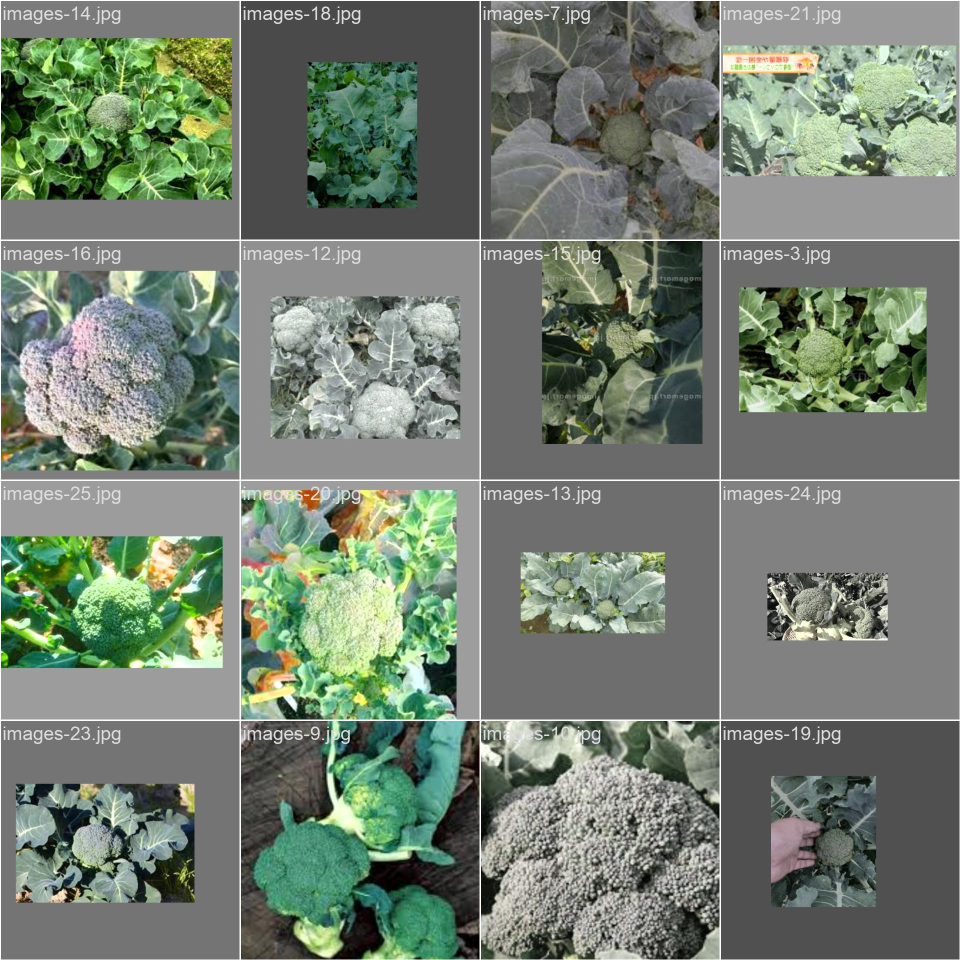
#> input picture runs/detect/train3/train_batch0.jpg, 1920 x 1920 px (shown at 1/2 size)
$ python -i image_proces.py   (imports and definitions only)
#> lines starting #> are read from the running program, lines starting #| are printed output that depends on the picture; after the words box and inside, x2 and y2 are one past the last pixel; in counts of white or black regions, pixels touching at a corner belong together
import cv2
import os
import numpy as np
from config import Config


def detect_broccoli_size(image_path):
#> called with image_path = 'runs/detect/train3/train_batch0.jpg'
    image = cv2.imread(image_path)
#> image is the input picture: shape (1920, 1920, 3); mean B, G, R 113.2, 127.3, 115.7
    hsv = cv2.cvtColor(image, cv2.COLOR_BGR2HSV)
#> hsv: shape (1920, 1920, 3); mean H, S, V 34.8, 40, 128.4

    lower_green = np.array([35, 50, 50])
    upper_green = np.array([85, 255, 255])

    mask = cv2.inRange(hsv, lower_green, upper_green)
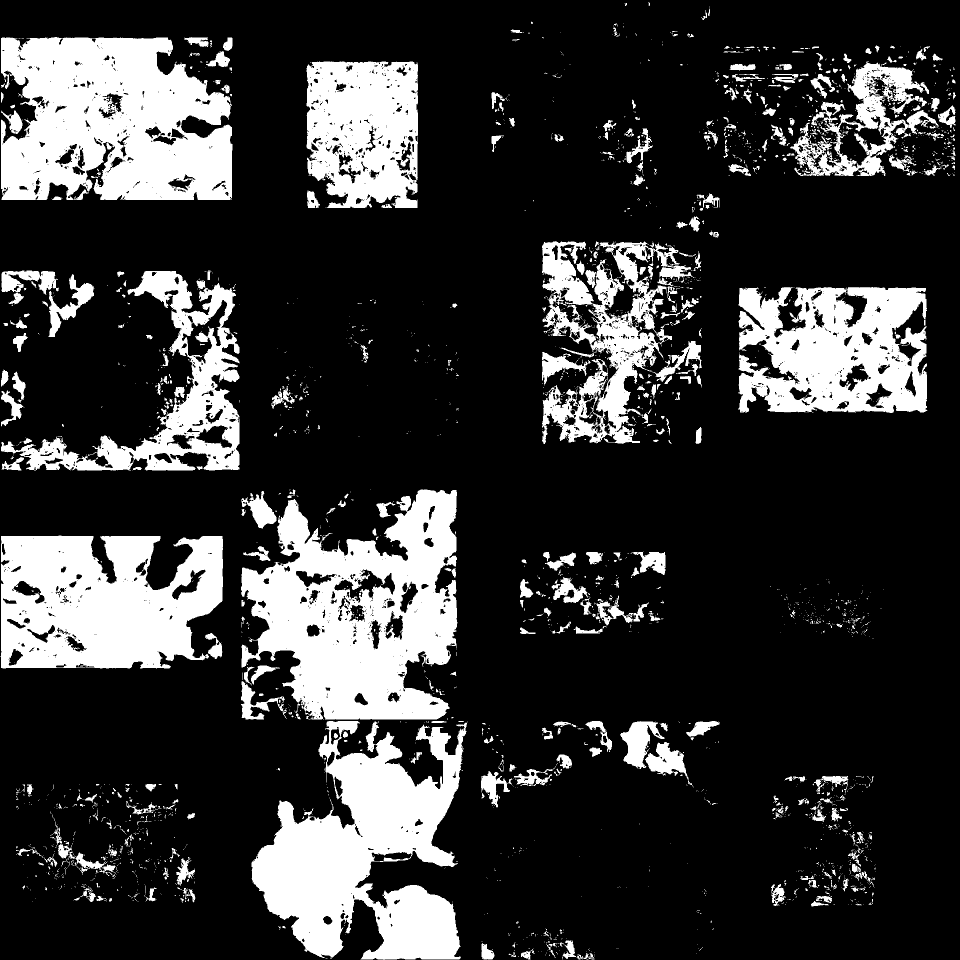
#> mask: shape (1920, 1920) (shown at 1/2 size); 21.2% white; 2668 white regions (2201 under 20 px)
    result = cv2.bitwise_and(image, image, mask=mask)
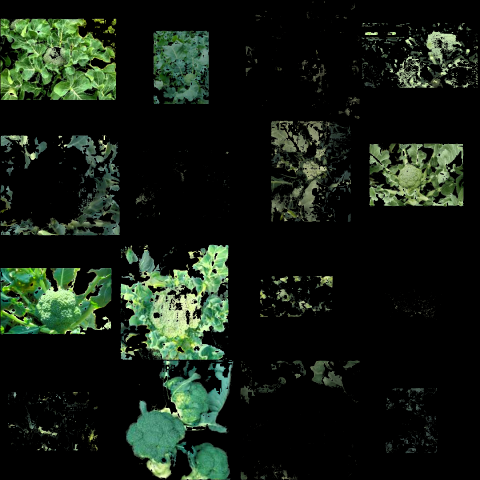
#> result: shape (1920, 1920, 3) (shown at 1/4 size); mean B, G, R 19.7, 29.8, 20.5

    gray = cv2.cvtColor(result, cv2.COLOR_BGR2GRAY)
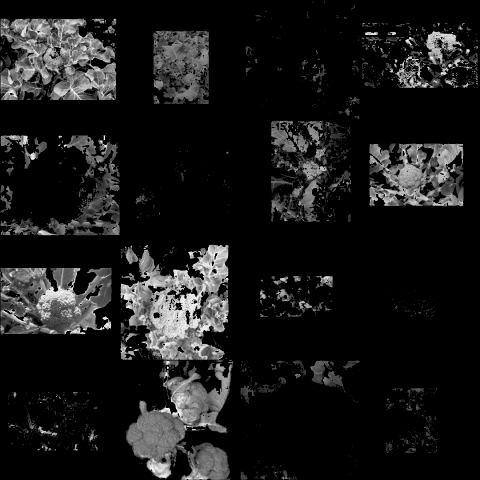
#> gray: shape (1920, 1920) (shown at 1/4 size); min 0, max 247, mean 25.8
    _, thresh = cv2.threshold(gray, 0, 255, cv2.THRESH_BINARY)
    contours, _ = cv2.findContours(thresh, cv2.RETR_EXTERNAL, cv2.CHAIN_APPROX_SIMPLE)
#> contours = 2551 contours, 2212 with area under 20; largest, box (x1, y1, x2, y2) and area: (482, 979, 915, 1439) 131446, (2, 74, 465, 400) 123683, (503, 1442, 934, 1920) 112510, (1, 1071, 446, 1337) 98822, (1477, 574, 1855, 826) 76092

    for contour in contours:
        area = cv2.contourArea(contour)
        if area < 500:
            continue

        ((x, y), radius) = cv2.minEnclosingCircle(contour)
        cv2.circle(image, (int(x), int(y)), int(radius), (0, 255, 0), 2)

        size_label = "Small"
        if area > 3000:
            size_label = "Large"
        elif area > 1500:
            size_label = "Medium"

        cv2.putText(
            image, f"{size_label}", (int(x) - 20, int(y) - 20), cv2.FONT_HERSHEY_SIMPLEX, 0.6, (255, 0, 0), 2
        )
#> this loop made 2551 passes
#> (area, x, y, radius, size_label) on passes 41, 878, 912, 960, 967, 994, 1241, 1287: (527, 974, 1902, 18.87, 'Small'), (1533, 985.5, 1578, 36.99, 'Medium'), (3113.5, 1344.7, 1535.2, 57.37, 'Large'), (3892.5, 1284.6, 1486.2, 51.22, 'Large'), (112510, 772.7, 1677, 281.4, 'Large'), (1953.5, 528, 1400, 58.26, 'Medium'), (1527, 1244, 1210.1, 51.13, 'Medium'), (1576, 1139.5, 1183, 37.85, 'Medium')
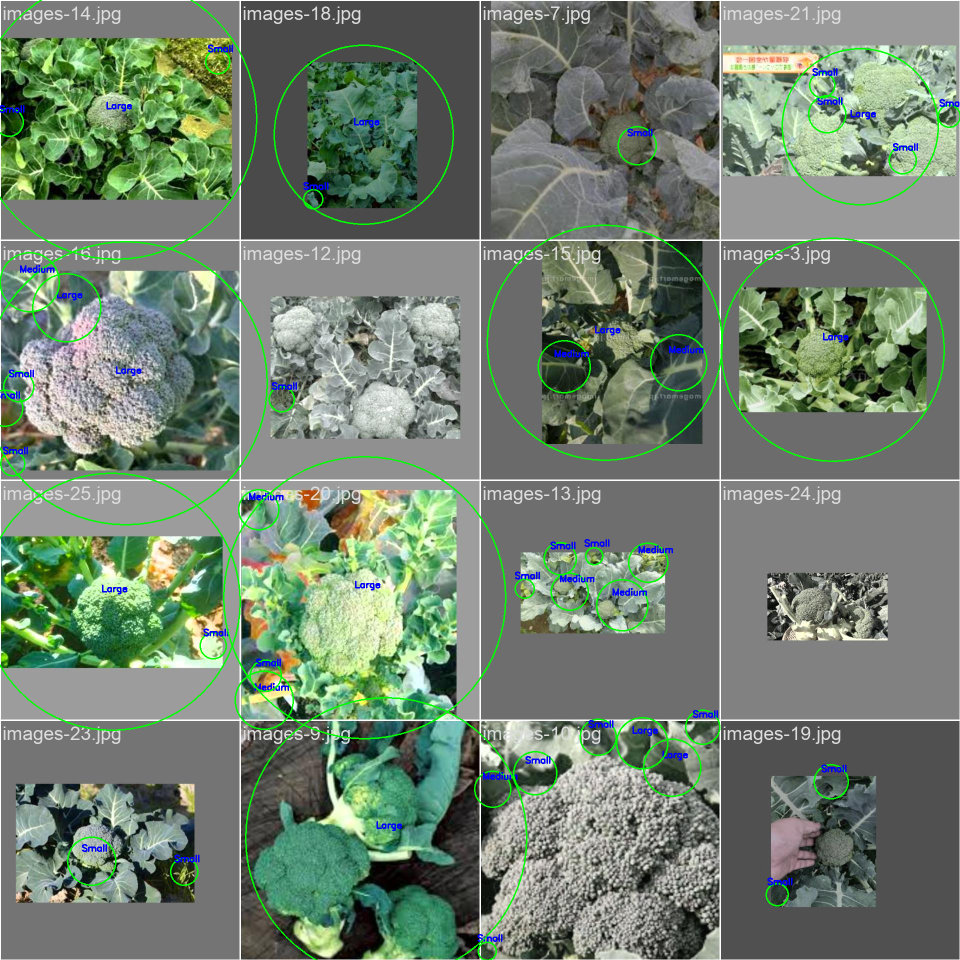
#> image: shape (1920, 1920, 3) (shown at 1/2 size); 2.1% of pixels changed, all inside (x1, y1, x2, y2) = (0, 0, 1920, 1920)

        # 結果画像の保存
    result_filename = "processed_" + os.path.basename(image_path)  # ファイル名のみ
    result_path = os.path.join(Config.UPLOAD_FOLDER, result_filename)
    cv2.imwrite(result_path, image)
    return result_filename  # ファイル名のみを返す

>>> result = detect_broccoli_size('runs/detect/train3/train_batch0.jpg')

$ run again, on runs/detect/train3/train_batch1.jpg
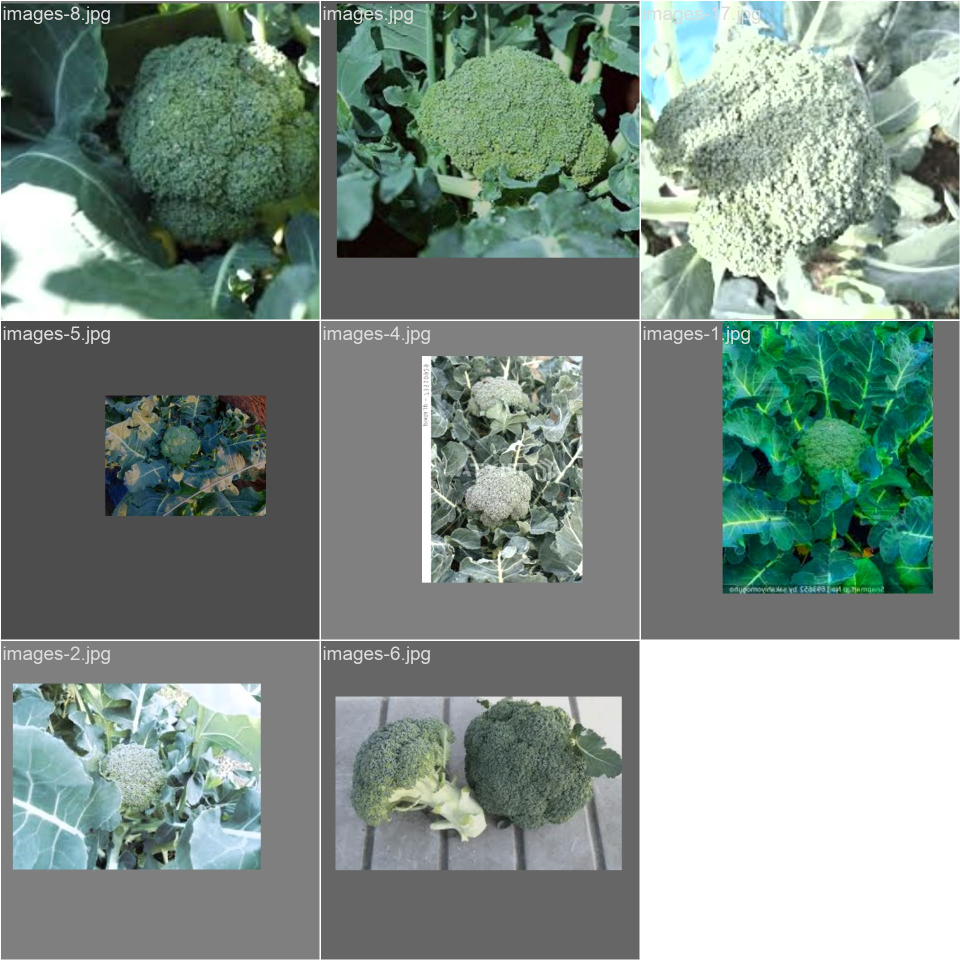
#> input picture runs/detect/train3/train_batch1.jpg, 1920 x 1920 px (shown at 1/2 size)
#> in detect_broccoli_size, image is the input picture: shape (1920, 1920, 3); mean B, G, R 133.6, 142.1, 125.3
#> hsv: shape (1920, 1920, 3); mean H, S, V 39, 42.9, 142.9
#> in detect_broccoli_size, `mask = cv2.inRange(hsv, lower_green, upper_green)`:
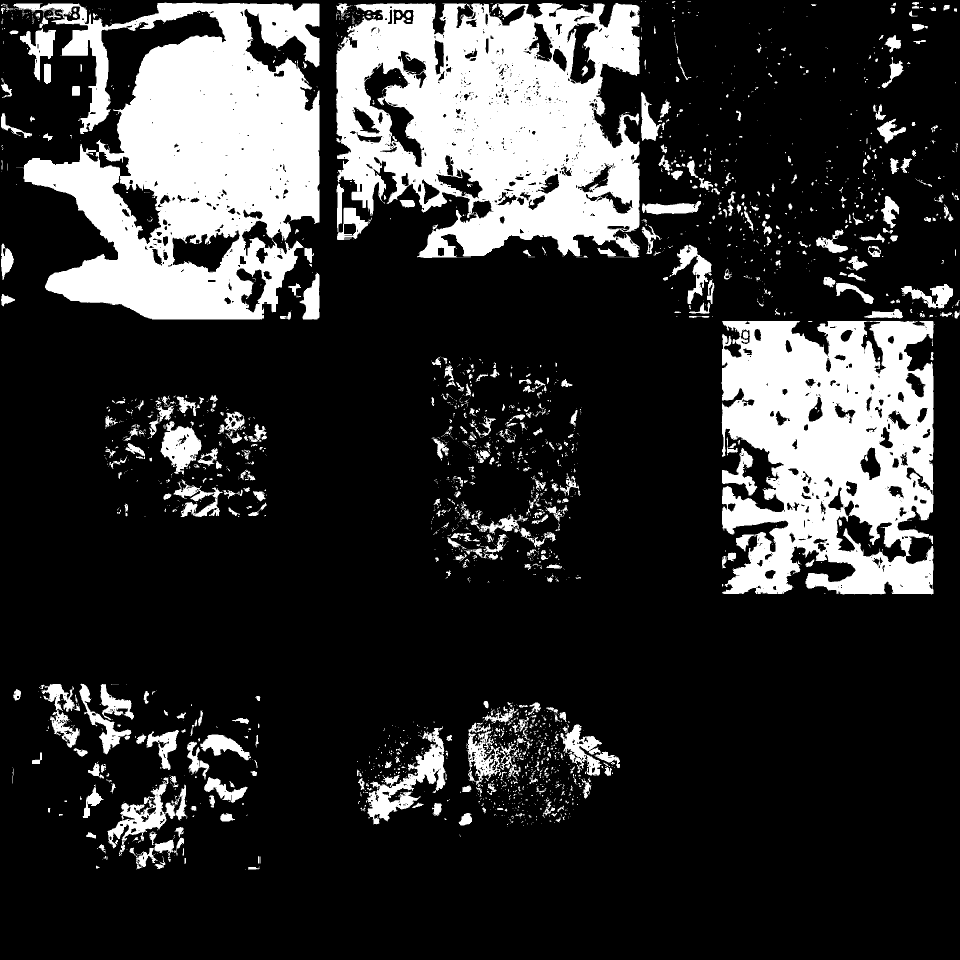
#> mask: shape (1920, 1920) (shown at 1/2 size); 20.4% white; 2482 white regions (1918 under 20 px)
#> contours = 2394 contours, 1994 with area under 20; largest, box (x1, y1, x2, y2) and area: (27, 5, 639, 639) 248118, (672, 6, 1279, 516) 243916, (1443, 642, 1867, 1189) 191534, (734, 1456, 891, 1649) 8743, (214, 1555, 337, 1712) 5586
#> the loop in detect_broccoli_size, `for contour in contours:` made 2394 passes
#> (area, x, y, radius, size_label) on passes 25, 36, 307, 310, 577, 607, 618, 644: (674, 287.3, 1709.9, 29.81, 'Small'), (664.5, 330.7, 1699.8, 24.67, 'Small'), (5586, 287, 1633, 92.11, 'Large'), (1630, 451.5, 1576, 43.53, 'Medium'), (2168.5, 450.5, 1502, 52.15, 'Medium'), (2078.5, 331.2, 1496.2, 43.32, 'Medium'), (8743, 811.5, 1552, 115.7, 'Large'), (3607, 1163.5, 1504.4, 56.59, 'Large')
#> after the loop in detect_broccoli_size, `for contour in contours:`:
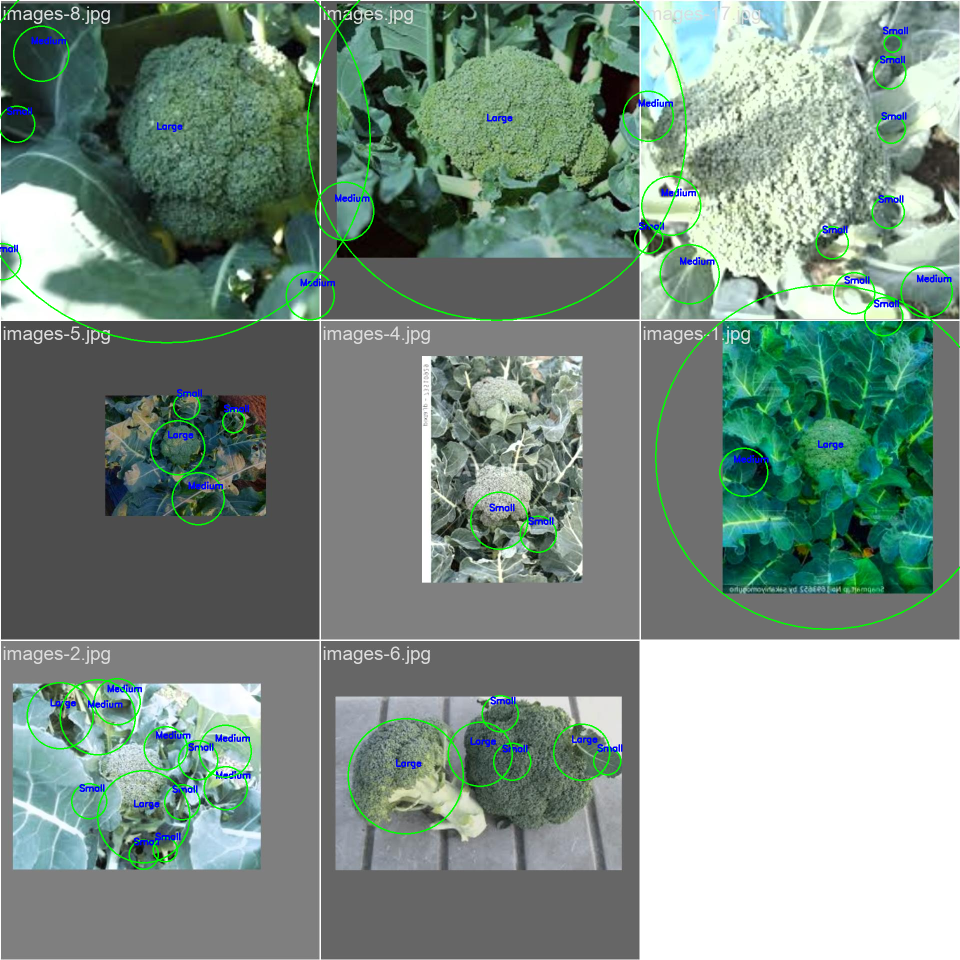
#> image: shape (1920, 1920, 3) (shown at 1/2 size); 1.82% of pixels changed, all inside (x1, y1, x2, y2) = (0, 0, 1920, 1740)
